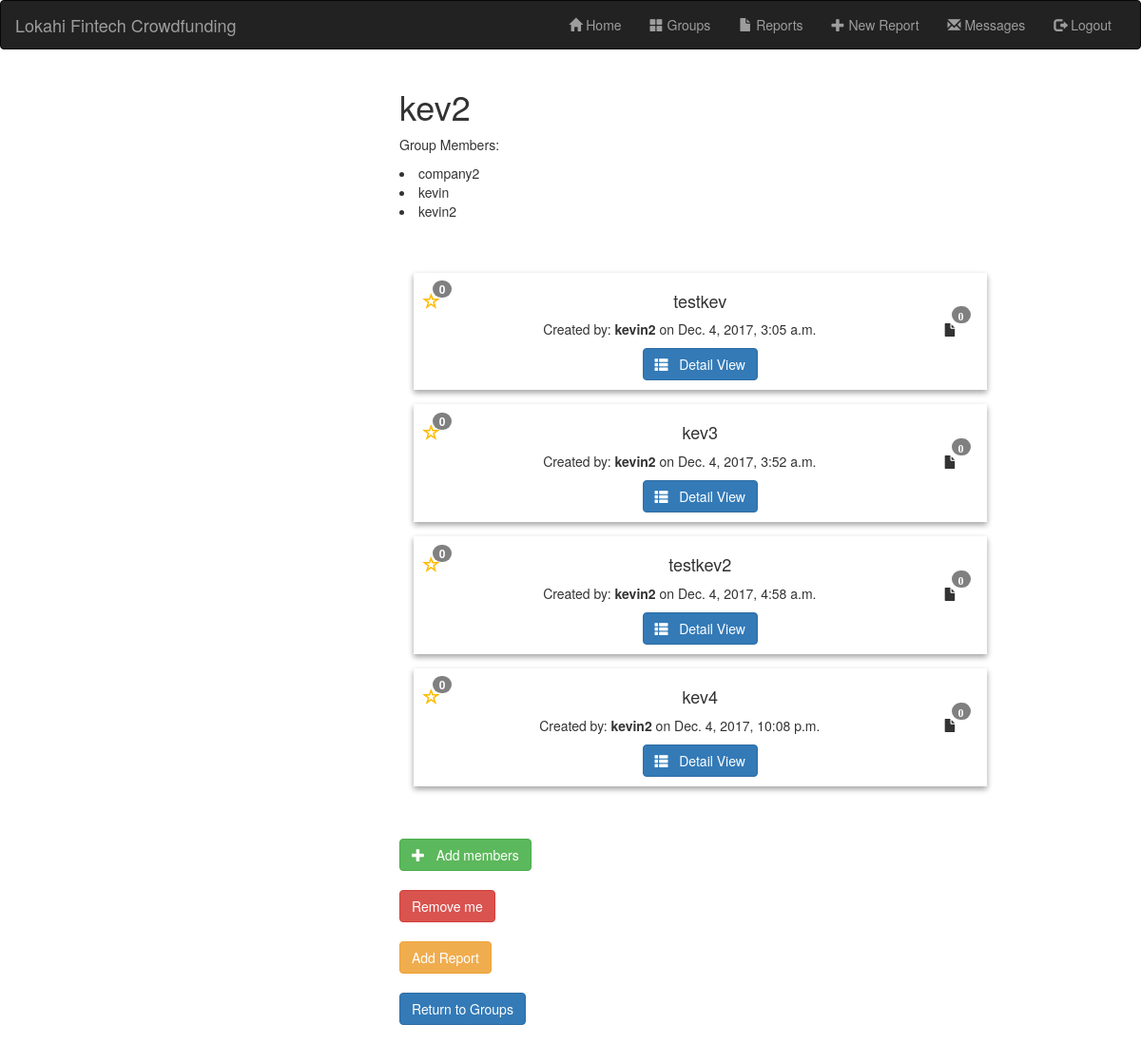
Screenshot of /app/group/6 (signed in) with the database file from the repository.
### app/models.py (models this page shows, shortened)
class UserMadeGroup(models.Model):
    group_name = models.CharField(max_length=50, unique=True)
    members = models.ManyToManyField(User)
    reports = models.ManyToManyField(Report)

class Report(models.Model):
    reportName = models.CharField(max_length=50, default="NO_NAME")
    companyUser = models.ForeignKey(User, on_delete=models.SET_NULL, null=True, blank=True, related_name="companyUser")
    timeStamp = models.DateTimeField(null=True, blank=True)
    companyName = models.CharField(max_length=50)
    companyCEO = models.CharField(max_length=50)
    companyPhone = models.CharField(max_length=12)
    companyEmail = models.CharField(max_length=50)
    companyLocation = models.CharField(max_length=50)
    companyCountry = models.CharField(max_length=3, choices=COUNTRY_CHOICES, default="US")
    sector = models.CharField(max_length=50)
    industry = models.CharField(max_length=50)
    currentProjects = models.CharField(max_length=200)
    accessType = models.CharField(max_length=7, choices=(("private", "private"), ("public", "public")), default="public")
    files = models.ManyToManyField(ReportFile, blank=True)
    stars = models.ManyToManyField(User, blank=True, related_name="starred")
    def get_absolute_url(self):
        return reverse('report_detail', args=[str(self.id)])
    class Meta:
        permissions = (
            ('can_view_reports', "Can view reports"),
            ('can_change_reports', "Can change reports")
        )

### app/views.py (the view)
# urls.py: url(r'^group/(?P<pk>\d+)$', views.group_detail.as_view(), name='group_detail'),
class group_detail(generic.detail.DetailView):
    model = UserMadeGroup
    context_object_name = 'group'
    template_name = 'group_detail.html'

### app/templatetags/user_tags.py (called while the page is built)
@register.filter('has_group')
def has_group(user, group_name):
    groups = user.groups.all().values_list('name', flat=True)
    return True if group_name in groups else False

### app/templates/group_detail.html (shortened to what this page needs)
{% extends "base_generic.html" %}
{% block content %}
    {% if user.is_authenticated %}
        <h1>{{ group.group_name }}</h1>
        <p>Group Members:</p>
        {% for member in group.members.all %}
        <li>
          {{member.get_username}}
        </li>
        {% endfor %}
        <br><br>
        {% for report in group.reports.all %}
        <div id = "reportCards" class="card text-center">
            <div class="card-block">
              <p style="position:absolute">
                  <a href="{% url 'star_report' report.id 'list' %}">
                    {% if user in report.stars.all %}
                    <span id="star" class="glyphicon glyphicon-star" style="float:left;">
                    {% else %}
                    <span id="star" class="glyphicon glyphicon-star-empty" style="float:left;">
                    {% endif %}
                  </a>
                  <span class="badge badge-notify">
                      {{ report.stars.count }}
                  </span>
                </p>
              <h4 class="card-title">{{ report.reportName }}</h4>
              <p class="card-text">Created by: <b>{{ report.companyUser }}</b> on {{ report.timeStamp }}
                &nbsp; <span class="glyphicon glyphicon-file" style="float:right;">
                        <span class="badge badge-notify">{{ report.files.count }}</span>
                </span>
              </p>
              <a href="{{ report.get_absolute_url }}" class="btn btn-primary">
                  <span class="glyphicon glyphicon-th-list"> </span>
                  &nbsp; Detail View
                </a>
            </div>
          </div>
        {% endfor %}
        <br><br>
        <a href="{% url 'add_users_to_group' group.id %}" class="btn btn-success">
          <span class="glyphicon glyphicon-plus"> </span>
          &nbsp;
          Add members
        </a>
        <br><br>
        <a href="{% url 'remove_from_group' group.id %}" class="btn btn-danger">
          Remove me
        </a>
        <br><br>
        <a href="{% url 'add_report_to_group' group.id %}" class="btn btn-warning">
          Add Report
        </a>
        <br><br>
        <a href="{% url 'groups'%}" class="btn btn-primary">Return to Groups</a>
    {% else %}
        <p>Your account doesn't have access to this page. To proceed,
        please login with an account that has access.</p>
    {% endif %}
{% endblock %}

### app/static/css/styles.css (style rules this page uses)
#reportCards { box-shadow: 0 3px 6px rgba(0,0,0,0.16), 0 3px 6px rgba(0,0,0,0.23); padding: 10px; margin: 15px; }
.badge-notify { background:grey; position:relative; top: -15px; left: -20px; margin-right: -13px; min-width: 6px; }
#star { color: rgb(255, 187, 0); font-size: 18px; }

### rows the page displays
UserMadeGroup: group_name "kev2"
Report: stars.count "0", reportName "testkev", companyUser "kevin2", timeStamp "Dec. 4, 2017, 3:05 a.m.", files.count "0"
Report: stars.count "0", reportName "kev3", companyUser "kevin2", timeStamp "Dec. 4, 2017, 3:52 a.m.", files.count "0"
Report: stars.count "0", reportName "testkev2", companyUser "kevin2", timeStamp "Dec. 4, 2017, 4:58 a.m.", files.count "0"
Report: stars.count "0", reportName "kev4", companyUser "kevin2", timeStamp "Dec. 4, 2017, 10:08 p.m.", files.count "0"

### other values shown
{{ member.get_username }} "company2"
{{ member.get_username }} "kevin"
{{ member.get_username }} "kevin2"
